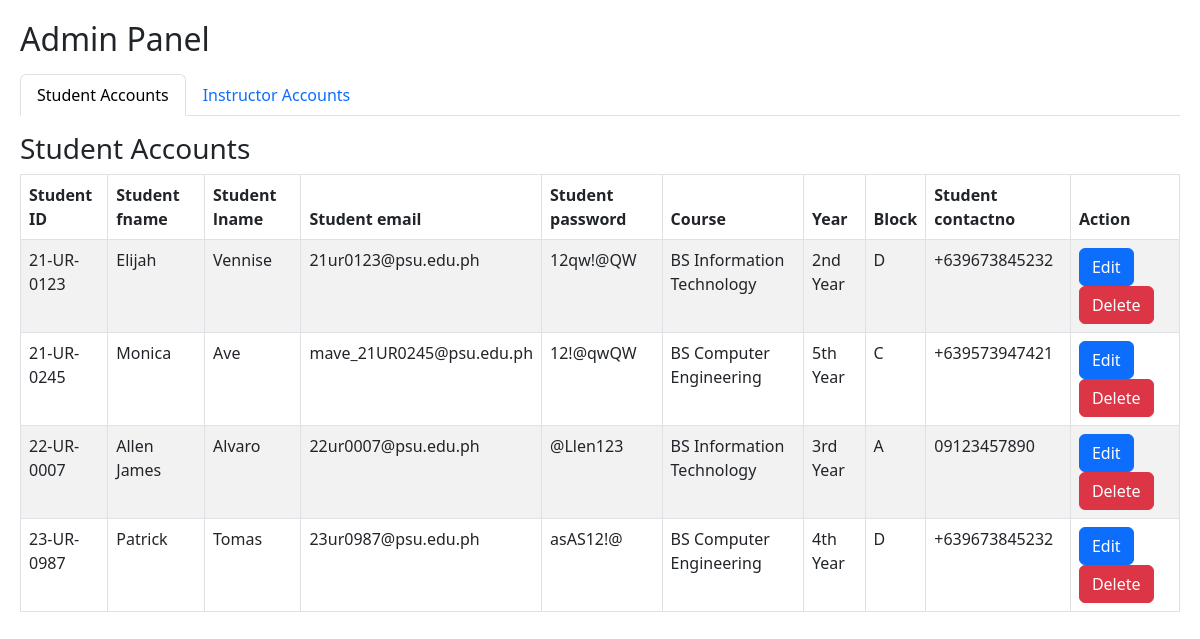
The app's page /admin.php with its own data.
### tables this page shows
CREATE TABLE `student_registration` (
  `Student_ID` varchar(50) NOT NULL,
  `Student_fname` varchar(100) NOT NULL,
  `Student_lname` varchar(100) NOT NULL,
  `Student_email` varchar(100) NOT NULL,
  `Student_password` varchar(255) NOT NULL,
  `Course` varchar(255) NOT NULL,
  `Year` varchar(20) NOT NULL,
  `Block` varchar(20) NOT NULL,
  `Student_contactno` varchar(255) NOT NULL
);

### admin.php (the view, shortened to what this page needs)
<?php
$conn = mysqli_connect("localhost", "root", "", "launchpad") or die("error in connecting!");
function displayTable($tableName, $idColumnName, $conn)
{
    echo "
    <table id='{$tableName}Table' class='table table-bordered table-striped'>
        <thead>
            <tr>";
    $columnsQuery = mysqli_query($conn, "SHOW COLUMNS FROM $tableName");
    while ($column = mysqli_fetch_assoc($columnsQuery)) {
        $columnName = str_replace('_', ' ', $column['Field']);
        echo "<th>{$columnName}</th>";
    }
    echo "
                <th>Action</th>
            </tr>
        </thead>
        <tbody>";
    $result = $conn->query("SELECT * FROM $tableName");
    while ($row = $result->fetch_assoc()) {
        echo "<tr>";
        foreach ($row as $value) {
            echo "<td>{$value}</td>";
        }
        echo "<td>
                <form method='post'>
                    <button type='button' class='btn btn-primary' data-bs-toggle='modal' data-bs-target='#editStudentModal' data-bs-id='{$row[$idColumnName]}'>Edit</button>
                    <button type='submit' name='delete' value='{$row[$idColumnName]}' class='btn btn-danger' onclick='return confirm(\"Are you sure you want to delete this account?\")'>Delete</button>
                </form>
            </td>
        </tr>";
    }
    echo "
        </tbody>
    </table>";
}
?>
<!DOCTYPE html>
<html lang="en">
<head>
    <link rel="stylesheet" href="https://cdn.datatables.net/1.11.5/css/dataTables.bootstrap5.min.css">
    <link rel="stylesheet" href="https://cdn.jsdelivr.net/npm/bootstrap@5.3.0/dist/css/bootstrap.min.css">
</head>
<body>
    <h2 class="mt-3">Admin Panel</h2>
    <ul class="nav nav-tabs mt-3" id="adminTabs">
        <li class="nav-item">
            <a class="nav-link active" id="student-tab" data-bs-toggle="tab" href="#student">Student Accounts</a>
        </li>
        <li class="nav-item">
            <a class="nav-link" id="instructor-tab" data-bs-toggle="tab" href="#instructor">Instructor Accounts</a>
        </li>
    </ul>
    <div class="tab-content mt-3">
        <div class="tab-pane fade show active" id="student">
            <h3>Student Accounts</h3>
            <?php displayTable('student_registration', 'Student_ID', $conn); ?>
        </div>
    </div>
</body>
</html>

### admin.php (style rules this page uses)
body { margin: 20px; }

### records on screen
student_registration: Student_ID "21-UR-0123", Student_fname "Elijah", Student_lname "Vennise", Student_email "21ur0123@psu.edu.ph", Student_password "12qw!@QW", Course "BS Information Technology", Year "2nd Year", Block "D", Student_contactno "+639673845232"
student_registration: Student_ID "21-UR-0245", Student_fname "Monica", Student_lname "Ave", Student_email "mave_21UR0245@psu.edu.ph", Student_password "12!@qwQW", Course "BS Computer Engineering", Year "5th Year", Block "C", Student_contactno "+639573947421"
student_registration: Student_ID "22-UR-0007", Student_fname "Allen James", Student_lname "Alvaro", Student_email "22ur0007@psu.edu.ph", Student_password "@Llen123", Course "BS Information Technology", Year "3rd Year", Block "A", Student_contactno "09123457890"
student_registration: Student_ID "23-UR-0987", Student_fname "Patrick", Student_lname "Tomas", Student_email "23ur0987@psu.edu.ph", Student_password "asAS12!@", Course "BS Computer Engineering", Year "4th Year", Block "D", Student_contactno "+639673845232"

### other values on screen
$columnName "Student ID"
$columnName "Student fname"
$columnName "Student lname"
$columnName "Student email"
$columnName "Student password"
$columnName "Course"
$columnName "Year"
$columnName "Block"
$columnName "Student contactno"
